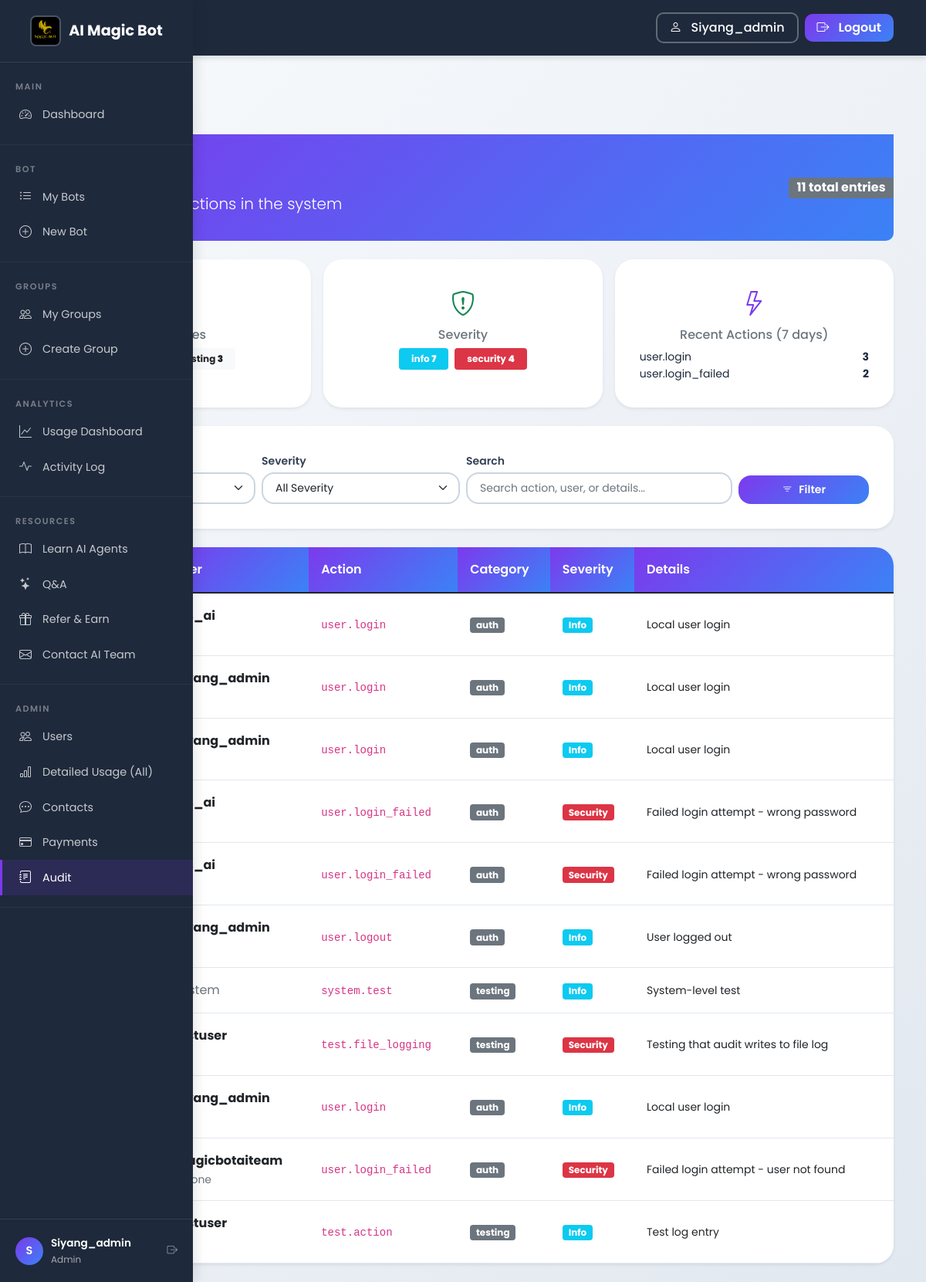
Page /admin/audit (signed in) on the committed database.
### tables this page shows
CREATE TABLE audit_logs (
                id INTEGER PRIMARY KEY AUTOINCREMENT,
                user_id INTEGER,
                username TEXT,
                action TEXT NOT NULL,
                category TEXT NOT NULL DEFAULT 'general',
                severity TEXT NOT NULL DEFAULT 'info',
                details TEXT,
                ip_address TEXT,
                user_agent TEXT,
                old_value TEXT,
                new_value TEXT,
                created_at TIMESTAMP DEFAULT CURRENT_TIMESTAMP,
                FOREIGN KEY (user_id) REFERENCES users (id) ON DELETE SET NULL
            );

### app_complete_with_groups.py (the view)
@app.route("/admin/audit")
@login_required
def admin_audit():
    role = session.get("role", "customer")
    if role != "admin":
        flash("Admin access required.", "danger")
        return redirect(url_for("index"))
    page = request.args.get("page", 1, type=int)
    per_page = 50
    offset = (page - 1) * per_page
    category = request.args.get("category", "")
    severity = request.args.get("severity", "")
    search = request.args.get("search", "")
    logs = get_audit_logs(
        limit=per_page,
        offset=offset,
        category=category or None,
        severity=severity or None,
        search=search or None,
    )
    stats = get_audit_stats()
    return render_template(
        "admin_audit.html",
        logs=logs,
        stats=stats,
        page=page,
        per_page=per_page,
        category=category,
        severity=severity,
        search=search,
        username=session.get("username"),
        role=role,
    )

### app_complete_with_groups.py (called while the page is built, shortened)
@app.context_processor
def inject_trial_notification():
    return {}

@app.context_processor
def inject_random_background():
    import random
    background_images = [
        '/static/AI_IMG1.jpeg',
        '/static/AI_IMG_2.jpeg',
        '/static/AI_IMG_3.jpeg',
        '/static/AI_IMG_4.jpeg'
    ]
    random_bg = random.choice(background_images)
    return {
        'random_background': random_bg,
        'all_backgrounds': background_images,
        'is_admin': session.get('role') == 'admin'
    }

@app.after_request
def _log_access(response):
    if hasattr(request, "method") and hasattr(request, "path"):
        _access_logger.info(
            '%s %s %s %s',
            request.remote_addr or "-",
            request.method,
            request.full_path if hasattr(request, "full_path") else request.path,
            response.status_code,
        )
    return response

    def __call__(self, environ, start_response):
        environ['wsgi.url_scheme'] = 'https'
        return super().__call__(environ, start_response)

### audit.py (called while the page is built)
def get_audit_stats() -> Dict[str, Any]:
    conn = get_conn()
    total = conn.execute("SELECT COUNT(*) as cnt FROM audit_logs").fetchone()["cnt"]
    by_category = conn.execute("""
        SELECT category, COUNT(*) as cnt FROM audit_logs GROUP BY category ORDER BY cnt DESC
    """).fetchall()
    by_severity = conn.execute("""
        SELECT severity, COUNT(*) as cnt FROM audit_logs GROUP BY severity ORDER BY cnt DESC
    """).fetchall()
    recent_actions = conn.execute("""
        SELECT action, COUNT(*) as cnt FROM audit_logs
        WHERE created_at > datetime('now', '-7 days')
        GROUP BY action ORDER BY cnt DESC LIMIT 10
    """).fetchall()
    conn.close()
    return {
        "total": total,
        "by_category": [dict(r) for r in by_category],
        "by_severity": [dict(r) for r in by_severity],
        "recent_actions": [dict(r) for r in recent_actions],
    }

### db.py (called while the page is built)
def _sqlite_conn():
    import sqlite3
    db_path = Path(__file__).parent / "users.db"
    conn = sqlite3.connect(str(db_path), timeout=10)
    conn.row_factory = sqlite3.Row
    conn.execute("PRAGMA journal_mode=WAL")
    conn.execute("PRAGMA busy_timeout = 5000")
    conn.execute("PRAGMA synchronous = NORMAL")
    conn.execute("PRAGMA foreign_keys = ON")
    return conn

def get_conn():
    if USE_PG:
        return _pg_conn()
    return _sqlite_conn()

### templates/admin_audit.html (shortened to what this page needs)
{% extends "base.html" %}
{% block content %}
{% with active_page='admin_audit' %}
{% include '_sidebar.html' %}
<div class="sidebar-content">
{% endwith %}
<div class="container py-4">
    <div class="page-header mb-4 d-flex align-items-center justify-content-between flex-wrap">
        <div>
            <h2 class="mb-1"> Audit Logs</h2>
            <p class="lead mb-0">Track all important actions in the system</p>
        </div>
        <span class="badge bg-secondary fs-6">{{ stats.total }} total entries</span>
    </div>
    <div class="row mb-4 g-3">
        <div class="col-md-4">
            <div class="card border-0 shadow-sm h-100">
                <div class="card-body text-center">
                    <div class="fs-2 mb-1" style="color: var(--primary-color, #7c3aed);">
                    </div>
                    <h6 class="text-muted mb-2">Categories</h6>
                    <div class="d-flex flex-wrap justify-content-center gap-2">
                        {% for cat in stats.by_category %}
                        <a href="?category={{ cat.category }}" class="badge bg-light text-dark text-decoration-none px-3 py-2">
                            {{ cat.category }} <strong>{{ cat.cnt }}</strong>
                        </a>
                        {% endfor %}
                    </div>
                </div>
            </div>
        </div>
        <div class="col-md-4">
            <div class="card border-0 shadow-sm h-100">
                <div class="card-body text-center">
                    <div class="fs-2 mb-1 text-{{ 'success' if stats.by_severity|selectattr('severity', 'equalto', 'info')|map(attribute='cnt')|sum > 0 else 'muted' }}">
                        <i class="bi bi-shield-exclamation"></i>
                    </div>
                    <h6 class="text-muted mb-2">Severity</h6>
                    <div class="d-flex flex-wrap justify-content-center gap-2">
                        {% for sev in stats.by_severity %}
                        <span class="badge bg-{{ 'danger' if sev.severity == 'security' else 'warning' if sev.severity == 'warning' else 'danger' if sev.severity == 'error' else 'info' }} px-3 py-2">
                            {{ sev.severity }} <strong>{{ sev.cnt }}</strong>
                        </span>
                        {% endfor %}
                    </div>
                </div>
            </div>
        </div>
        <div class="col-md-4">
            <div class="card border-0 shadow-sm h-100">
                <div class="card-body text-center">
                    <div class="fs-2 mb-1" style="color: var(--primary-color, #7c3aed);">
                        <i class="bi bi-lightning"></i>
                    </div>
                    <h6 class="text-muted mb-2">Recent Actions (7 days)</h6>
                    <div class="small">
                        {% for act in stats.recent_actions %}
                        <div class="d-flex justify-content-between">
                            <span class="text-truncate me-2" style="max-width: 180px;">{{ act.action }}</span>
                            <strong>{{ act.cnt }}</strong>
                        </div>
                        {% endfor %}
                    </div>
                </div>
            </div>
        </div>
    </div>
    <div class="card border-0 shadow-sm mb-4">
        <div class="card-body">
            <form method="GET" class="row g-2 align-items-end">
                <div class="col-md-3">
                    <label class="form-label small">Category</label>
                </div>
                <div class="col-md-3">
                    <label class="form-label small">Severity</label>
                    <select name="severity" class="form-select form-select-sm">
                        <option value="">All Severity</option>
                    </select>
                </div>
                <div class="col-md-4">
                    <label class="form-label small">Search</label>
                    <input type="text" name="search" class="form-control form-control-sm" placeholder="Search action, user, or details..." value="{{ search }}">
                </div>
                <div class="col-md-2">
                    <button type="submit" class="btn btn-primary btn-sm w-100"><i class="bi bi-filter"></i> Filter</button>
                </div>
            </form>
        </div>
    </div>
    <div class="card border-0 shadow-sm">
        <div class="card-body p-0">
            {% if logs %}
            <div class="table-responsive">
                <table class="table table-hover mb-0">
                    <thead class="table-dark">
                        <tr>
                            <th>Time</th>
                            <th>User</th>
                            <th>Action</th>
                            <th>Category</th>
                            <th>Severity</th>
                            <th>Details</th>
                        </tr>
                    </thead>
                    <tbody>
                        {% for log in logs %}
                        <tr>
                            <td class="small text-nowrap" title="{{ log.created_at }}">
                            </td>
                            <td>
                                {% if log.username %}
                                    <strong>{{ log.username }}</strong>
                                    <small class="text-muted d-block">#{{ log.user_id }}</small>
                                {% else %}
                                    <span class="text-muted">System</span>
                                {% endif %}
                            </td>
                            <td>
                                <code class="small">{{ log.action }}</code>
                            </td>
                            <td>
                                <span class="badge bg-secondary">{{ log.category }}</span>
                            </td>
                            <td>
                                {% if log.severity == 'security' %}
                                    <span class="badge bg-danger">Security</span>
                                {% elif log.severity == 'error' %}
                                    <span class="badge bg-danger">Error</span>
                                {% elif log.severity == 'warning' %}
                                    <span class="badge bg-warning text-dark">Warning</span>
                                {% else %}
                                    <span class="badge bg-info">Info</span>
                                {% endif %}
                            </td>
                            <td>
                                <small>{{ log.details or '-' }}</small>
                            </td>
                        </tr>
                        {% endfor %}
                    </tbody>
                </table>
            </div>
            {% endif %}
        </div>
    </div>
</div>
</div>
{% endblock %}

### static/css/shared.css (style rules this page uses)
:root { --primary-color: #7c3aed; --secondary-color: #3b82f6; --accent-color: #f59e0b; --success-color: #10b981; --danger-color: #ef4444; --warning-color: #f59e0b; --info-color: #3b82f6; --dark-color: #1e293b; --light-color: #f8fafc; --gray-100: #f1f5f9; --gray-200: #e2e8f0; --gray-300: #cbd5e1; --gray-400: #94a3b8; --gray-500: #64748b; --gray-600: #475569; --gray-700: #334155; --gray-800: #1e293b; --gray-900: #0f172a; --body-bg: linear-gradient(135deg, #f8fafc 0%, #e2e8f0 100%); --card-bg: white; --text-color: var(--dark-color); --text-light: var(--gray-600); --text-muted: var(--gray-500); --border-color: var(--gray-300); --spacing-xs: 0.25rem; --spacing-sm: 0.5rem; --spacing-md: 1rem; --spacing-lg: 1.5rem; --spacing-xl: 2rem; --spacing-2xl: 3rem; --spacing-3xl: 4rem; --radius-sm: 0.25rem; --radius-md: 0.5rem; --radius-lg: 1rem; --radius-xl: 1.5rem; --radius-2xl: 2rem; --shadow-sm: 0 1px 3px rgba(0, 0, 0, 0.12); --shadow-md: 0 4px 6px rgba(0, 0, 0, 0.1); --shadow-lg: 0 10px 25px rgba(0, 0, 0, 0.15); --shadow-xl: 0 20px 40px rgba(0, 0, 0, 0.2); --shadow-2xl: 0 25px 50px rgba(0, 0, 0, 0.25); --transition-fast: 0.15s ease; --transition-normal: 0.3s ease; --transition-slow: 0.5s ease; --transition-bounce: cubic-bezier(0.175, 0.885, 0.32, 1.275); }
* { font-family: 'Poppins', -apple-system, BlinkMacSystemFont, 'Segoe UI', Roboto, 'Helvetica Neue', Arial, sans-serif; box-sizing: border-box; }
body { background: var(--body-bg); color: var(--text-color); line-height: 1.6; min-height: 100vh; overflow-x: hidden; }
a { color: var(--primary-color); text-decoration: none; transition: color var(--transition-fast); }
.btn { border-radius: var(--radius-lg); font-weight: 600; padding: var(--spacing-sm) var(--spacing-xl); transition: all var(--transition-normal); border: none; display: inline-flex; align-items: center; justify-content: center; gap: var(--spacing-sm); }
.btn-primary { background: linear-gradient(135deg, var(--primary-color), var(--secondary-color)); border: none; color: white; }
.card { border: none; border-radius: var(--radius-xl); box-shadow: var(--shadow-md); transition: all var(--transition-normal); background: var(--card-bg); overflow: hidden; }
.card-body { padding: var(--spacing-xl); }
.table { border-radius: var(--radius-lg); overflow: hidden; box-shadow: var(--shadow-sm); }
.table thead th { background: linear-gradient(135deg, var(--primary-color), var(--secondary-color)); color: white; border: none; padding: var(--spacing-md); font-weight: 600; }
.table tbody tr { transition: background-color var(--transition-fast); }
.table td { padding: var(--spacing-md); vertical-align: middle; border-color: var(--gray-200); }
.form-control, .form-select { border: 2px solid var(--gray-300); border-radius: var(--radius-lg); padding: var(--spacing-sm) var(--spacing-md); transition: all var(--transition-fast); }
.form-label { font-weight: 600; color: var(--gray-700); margin-bottom: var(--spacing-xs); }
.page-header { background: linear-gradient(135deg, var(--primary-color) 0%, var(--secondary-color) 100%); color: white; padding: 2rem 0; margin-bottom: 2rem; border-radius: 0 0 10px 10px; }
.sidebar-content { padding-top: 20px; }
.sidebar-content { margin-left: 0; padding-top: 70px; min-height: 100vh; }
.sidebar-content .page-header { margin-top: 0; }

### rows in the picture
audit_logs: severity "security", cnt "4", username "testuser", action "test.file_logging", category "testing", shows "Security", details "Testing that audit writes to file log"
audit_logs: action "user.login", cnt "3", username "Siyang_admin", category "auth", severity "Info", details "Local user login"
audit_logs: action "user.login_failed", cnt "2", username "magicbotaiteam", user_id "None", category "auth", severity "Security", details "Failed login attempt - user not found"
audit_logs: username "cts_ai", action "user.login", category "auth", severity "Info", details "Local user login"
audit_logs: username "Siyang_admin", action "user.login", category "auth", severity "Info", details "Local user login"
audit_logs: username "Siyang_admin", action "user.login", category "auth", severity "Info", details "Local user login"
audit_logs: username "cts_ai", action "user.login_failed", category "auth", severity "Security", details "Failed login attempt - wrong password"
audit_logs: username "cts_ai", action "user.login_failed", category "auth", severity "Security", details "Failed login attempt - wrong password"
audit_logs: username "Siyang_admin", action "user.logout", category "auth", severity "Info", details "User logged out"
audit_logs: shows "System", action "system.test", category "testing", severity "Info", details "System-level test"
audit_logs: username "testuser", action "test.action", category "testing", severity "Info", details "Test log entry"

### other values in the picture
{{ username }} "Siyang_admin"
{{ username[:1].upper() if username else 'U' }} "S"
{{ role|title if role else 'User' }} "Admin"
{{ stats.total }} "11"
{{ cat.category }} "testing"
{{ cat.cnt }} "3"
{{ sev.severity }} "info"
{{ sev.cnt }} "7"
